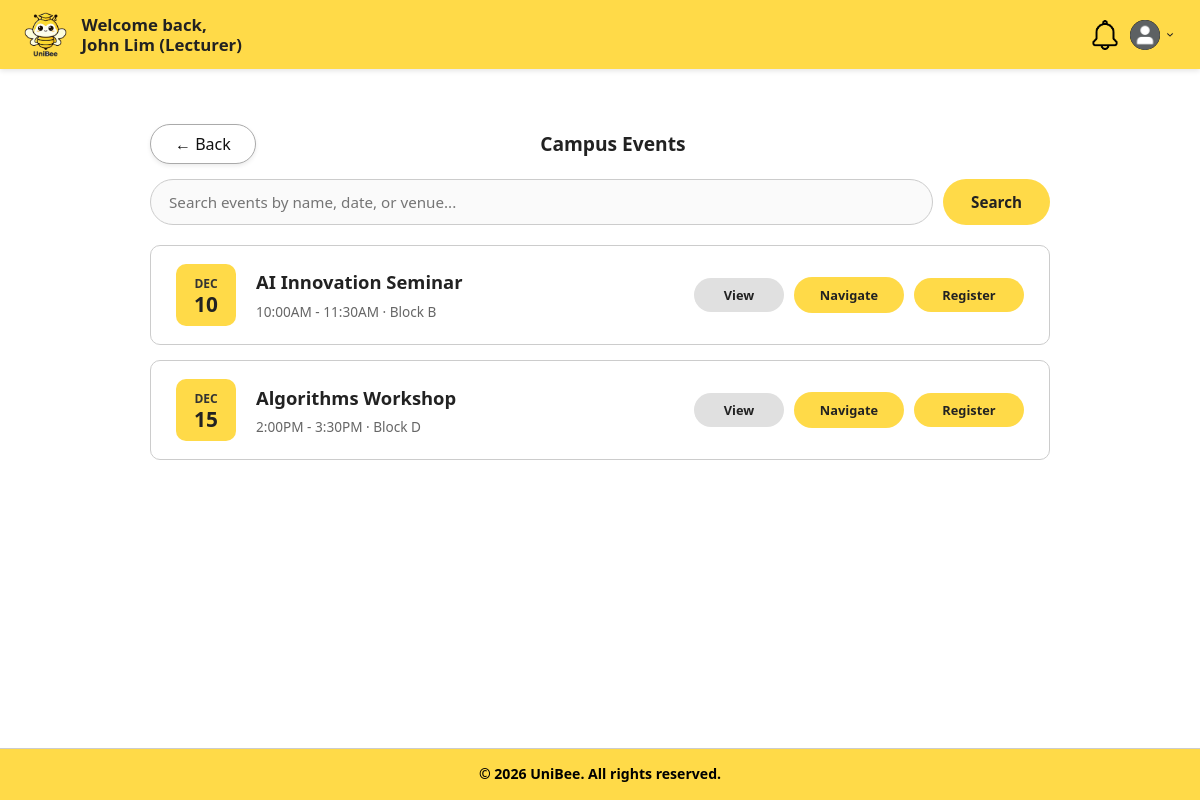
The app's page /boundary/viewEventsPage.php (signed in) with its own data.
### tables this page shows
CREATE TABLE Events (
    id INT PRIMARY KEY AUTO_INCREMENT,
    universityId INT NOT NULL,
    createdBy INT,
    facilityId INT NOT NULL,
    title VARCHAR(255) NOT NULL,
    description TEXT,
    startDatetime DATETIME NOT NULL,
    endDatetime DATETIME NOT NULL,
    capacity INT NOT NULL,
    eventPoster VARCHAR(500) NULL,
    eventInfo TEXT NULL,
    status ENUM('active','suspended','cancelled','completed') DEFAULT 'active',
    createdAt DATETIME DEFAULT CURRENT_TIMESTAMP,
    updatedAt DATETIME DEFAULT CURRENT_TIMESTAMP ON UPDATE CURRENT_TIMESTAMP,
    FOREIGN KEY (universityId) REFERENCES Universities(id) ON DELETE CASCADE,
    FOREIGN KEY (createdBy) REFERENCES Users(id) ON DELETE SET NULL,
    FOREIGN KEY (facilityId) REFERENCES BookableFacilities(id) ON DELETE RESTRICT
);

CREATE TABLE Facilities (
    id INT PRIMARY KEY AUTO_INCREMENT,
    universityId INT NOT NULL,
    floorId INT,
    name VARCHAR(255) NOT NULL,
    roomCode VARCHAR(100),
    type ENUM('study room', 'gym', 'lecture hall', 'lab', 'classroom') DEFAULT 'study room',
    description TEXT,
    location VARCHAR(255),
    blockFloor VARCHAR(100),
    capacity INT,
    status VARCHAR(50) DEFAULT 'active',
    createdAt DATETIME DEFAULT CURRENT_TIMESTAMP,
    updatedAt DATETIME DEFAULT CURRENT_TIMESTAMP ON UPDATE CURRENT_TIMESTAMP,
    FOREIGN KEY (universityId) REFERENCES Universities(id) ON DELETE CASCADE,
    FOREIGN KEY (floorId) REFERENCES CampusFloors(id) ON DELETE SET NULL
);

### controller/viewEventsController.php (called while the page is built, shortened)
<?php
require_once "../database/database.php";
require_once "../entity/event.php";
class ViewEventsController
{
    private $db;
    private $eventEntity;
    public function __construct()
    {
        $database = new Database();
        $this->db = $database->connect();
        $this->eventEntity = new Event(
            null, null, null, null, null, null,
            null, null, null, null, null, null, null, null,
            $this->db
        );
    }
    public function getEventList($universityId)
    {
        return $this->eventEntity->getEventList($universityId);
    }
    public function getUserRegisteredEventIds($userId)
    {
        try {
            $sql = "SELECT eventId FROM EventRegistrations
                    WHERE userId = ?
                      AND status IN ('registered', 'attended')";
            $stmt = $this->db->prepare($sql);
            $stmt->execute([$userId]);
            return $stmt->fetchAll(PDO::FETCH_COLUMN) ?: [];
        } catch (Exception $e) {
            error_log("getUserRegisteredEventIds error: " . $e->getMessage());
            return [];
        }
    }
}
?>

### database/database.php (called while the page is built, shortened)
<?php
class Database
{
    private $host = 'localhost:3307';
    private $dbname = 'unibee';
    private $username = 'root';
    private $password = '';
    public function connect()
    {
        try {
            $this->pdo = new PDO(
                "mysql:host={$this->host};dbname={$this->dbname}",
                $this->username,
                $this->password
            );
            $this->pdo->setAttribute(PDO::ATTR_ERRMODE, PDO::ERRMODE_EXCEPTION);
            return $this->pdo;
        } catch (PDOException $e) {
            die("Database connection failed: " . $e->getMessage());
        }
    }
}

### entity/event.php (called while the page is built, shortened)
<?php
require_once "../database/database.php";
class Event
{
    private $db;
    public function __construct(
        $id = null,
        $universityId = null,
        $createdBy = null,
        $facilityId = null,
        $title = null,
        $description = null,
        $startDatetime = null,
        $endDatetime = null,
        $capacity = null,
        $eventPoster = null,
        $eventInfo = null,
        $status = null,
        $createdAt = null,
        $updatedAt = null,
        $db = null
    ) {
        if ($db !== null) {
            $this->db = $db;
        } else {
            $database = new Database();
            $this->db = $database->connect();
        }
    }
    public function getEventList($universityId)
    {
        try {
            $sql = "SELECT e.id, e.universityId, e.createdBy, e.facilityId,
                           e.title, e.description,
                           e.startDatetime, e.endDatetime, e.capacity,
                           e.eventPoster, e.eventInfo, e.status,
                           e.createdAt, e.updatedAt,
                           f.location AS location,
                           f.name AS facilityName
                    FROM Events e
                    INNER JOIN BookableFacilities bf ON e.facilityId = bf.id
                    INNER JOIN Facilities f ON bf.facilityId = f.id
                    WHERE e.universityId = ?
                      AND e.status = 'active'
                    ORDER BY e.startDatetime ASC";
            $stmt = $this->db->prepare($sql);
            $stmt->execute([$universityId]);
            return $stmt->fetchAll(PDO::FETCH_ASSOC);
        } catch (Exception $e) {
            error_log("Event list fetch error: " . $e->getMessage());
            return false;
        }
    }
}
?>

### boundary/viewEventsPage.php (the view, shortened to what this page needs)
<?php
require_once "../controller/viewEventsController.php";
$userRole = strtolower($_SESSION['user_role'] ?? $_SESSION['role'] ?? 'student');
$isLecturer = in_array($userRole, ['lecturer', 'staff', 'teacher']);
$dashboardPage = $isLecturer ? 'lecturerDashboardPage.php' : 'studentDashboardPage.php';
$controller = new ViewEventsController();
$universityId = $_SESSION['university_id'] ?? 1;
$userId = $_SESSION['user_id'] ?? null;
$events = $controller->getEventList($universityId);
$registeredIds = $controller->getUserRegisteredEventIds($userId);
$eventsToDisplay = $_SESSION['search_results'] ?? $events;
$searchKeywordValue = $_SESSION['search_keyword'] ?? '';
?>
<!DOCTYPE html>
<html lang="en">
<head>
    <link rel="stylesheet" href="../style.css">
</head>
<body>
    <header class="header">
        <div class="logo-container">
            <a href="<?php echo $dashboardPage; ?>">
                <img src="../images/uniBeeLogo.png" alt="UniBee Logo">
            </a>
        </div>
        <div class="welcome-message">
            <span>Welcome back,</span>
                <strong>
                    <?php
                        echo htmlspecialchars($_SESSION['user_name'] ?? 'User') .
                            ' (' . ucwords(str_replace('_', ' ', strtolower($_SESSION['user_role'] ?? $_SESSION['role'] ?? 'User'))) . ')';
                    ?>
                </strong>
        </div>
        <div class="dashboard-header-right">
            <a href="notificationPage.php" class="header-icon">
                <img src="../images/notification.png" alt="Notifications">
            </a>
            <div class="profile-dropdown">
                <div class="profile-container" onclick="toggleDropdown()">
                    <img src="../images/profilePic.png" alt="Profile" class="profile-icon">
                    <img src="../images/dropdown.png" alt="Menu" class="dropdown-arrow">
                </div>
            </div>
        </div>
    </header>
    <main class="dashboard">
        <div class="profile-header"
            style="max-width: 900px; margin: 25px auto 15px auto; display:flex; align-items:center; justify-content:space-between;">
            <a href="<?php echo $dashboardPage; ?>" class="btn-back">&#8592; Back</a>
            <h2 class="section-label" style="margin: 0;">Campus Events</h2>
        </div>
        <form action="../controller/searchEventController.php" method="GET" class="event-search-bar">
            <input type="text" id="eventSearchInput" name="keyword"
                placeholder="Search events by name, date, or venue..."
                value="<?php echo htmlspecialchars($searchKeywordValue); ?>">
            <button type="submit" name="search" class="btn-search">Search</button>
        </form>
        <?php if ($eventsToDisplay === false): ?>
            <p class="error-message">Unable to retrieve events. Please try again later.</p>
        <?php elseif (empty($eventsToDisplay)): ?>
            <p class="no-notifications">No upcoming events available.</p>
        <?php else: ?>
            <div class="event-list">
                <?php foreach ($eventsToDisplay as $event): ?>
                    <?php
                    $startDate = strtotime($event['startDatetime']);
                    $endDate = strtotime($event['endDatetime']);
                    $month = date('M', $startDate);
                    $day = date('d', $startDate);
                    $time = date('g:iA', $startDate) . ' - ' . date('g:iA', $endDate);
                    $isPast = $startDate < time();
                    $isRegistered = in_array($event['id'], $registeredIds);
                    ?>
                    <div class="event-item" data-title="<?php echo htmlspecialchars(strtolower($event['title'])); ?>">
                        <div class="event-date-badge">
                            <span class="event-month"><?php echo $month; ?></span>
                            <span class="event-day"><?php echo $day; ?></span>
                        </div>
                        <div class="event-info">
                            <h3><?php echo htmlspecialchars($event['title']); ?></h3>
                            <p><?php echo htmlspecialchars($time); ?> · <?php echo htmlspecialchars($event['location']); ?></p>
                        </div>
                        <div class="event-actions">
                            <button type="button" class="btn-event-view"
                                onclick='openEventView(<?php echo htmlspecialchars(json_encode($event), ENT_QUOTES); ?>)'>
                                View
                            </button>
                            <a href="facilityLocationTrackingPage.php?facility=<?php echo urlencode($event['facilityId']); ?>"
                                class="btn-event-nav">
                                Navigate
                            </a>
                            <?php if ($isPast): ?>
                                <button class="btn-event-past" disabled>Past Event</button>
                            <?php elseif ($isRegistered): ?>
                                <button class="btn-event-registered" disabled>Registered</button>
                            <?php else: ?>
                                <form action="../controller/registerEventController.php" method="POST" class="event-register-form">
                                    <button type="submit" name="register_event" class="btn-event-register">Register</button>
                                </form>
                            <?php endif; ?>
                        </div>
                    </div>
                <?php endforeach; ?>
            </div>
        <?php endif; ?>
    </main>
    <footer>
        <div class="footer-bottom-bar">
            &copy; 2026 UniBee. All rights reserved.
        </div>
    </footer>
</body>
</html>

### boundary/viewEventsPage.php (style rules this page uses)
.event-actions { display: grid; grid-template-columns: 90px 110px 110px; gap: 10px; align-items: center; flex-shrink: 0; }
.event-actions>* { width: 100%; box-sizing: border-box; }
.btn-event-view, .btn-event-nav, .btn-event-register, .btn-event-registered, .btn-event-past { display: inline-flex; align-items: center; justify-content: center; padding: 8px 0; border-radius: 20px; font-size: 0.8rem; font-weight: 700; border: none; text-decoration: none; cursor: pointer; transition: 0.2s ease; box-sizing: border-box; }
.btn-event-view { background-color: #e0e0e0; color: #222; }
.btn-event-nav { background-color: var(--bg-yellow); color: #222; }
.btn-event-register { background-color: var(--bg-yellow); color: #222; }
.event-register-form { display: contents; }

### records on screen
events: startDatetime "DEC", startDatetime "10", title "AI Innovation Seminar", time "10:00AM - 11:30AM", facilities.location "Block B"
events: startDatetime "DEC", startDatetime "15", title "Algorithms Workshop", time "2:00PM - 3:30PM", facilities.location "Block D"

### other values on screen
$_SESSION['user_name'] "John Lim"
